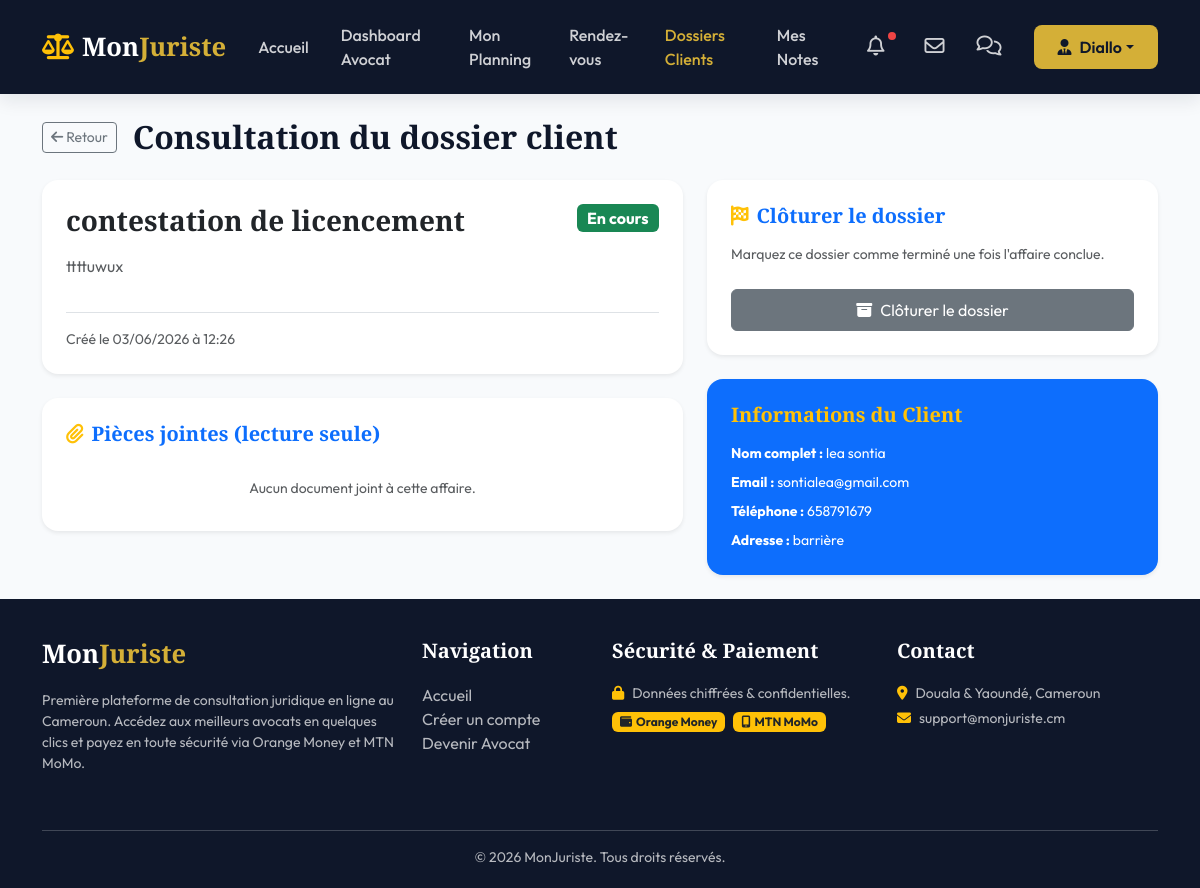
Page /avocat/dossiers/1/ (signed in) on the committed database.
### monjuriste/models.py (models this page shows, shortened)
class User(AbstractUser):
    ROLE_CHOICES = (
        ('CLIENT', 'Client'),
        ('AVOCAT', 'Avocat'),
        ('ADMIN', 'Administrateur'),
    )
    role = models.CharField(max_length=20, choices=ROLE_CHOICES, default='CLIENT')
    telephone = models.CharField(max_length=20, blank=True, null=True)
    photo = models.ImageField(upload_to='profiles/', blank=True, null=True)

class Dossier(models.Model):
    STATUT_CHOICES = (
        ('EN_ATTENTE', 'En attente'),
        ('ACCEPTE', 'En cours'),
        ('REJETE', 'Rejeté'),
        ('TERMINE', 'Terminé'),
    )
    client = models.ForeignKey(ClientProfile, on_delete=models.CASCADE, related_name='dossiers')
    avocat = models.ForeignKey(AvocatProfile, on_delete=models.CASCADE, related_name='dossiers')
    demande = models.OneToOneField(DemandeConsultation, on_delete=models.SET_NULL, null=True, blank=True, related_name='dossier')
    titre = models.CharField(max_length=200)
    description = models.TextField()
    statut = models.CharField(max_length=20, choices=STATUT_CHOICES, default='EN_ATTENTE')
    created_at = models.DateTimeField(auto_now_add=True)
    updated_at = models.DateTimeField(auto_now=True)
    class Meta:
        verbose_name = "Dossier"
        verbose_name_plural = "Dossiers"
        ordering = ['-created_at']

class ClientProfile(models.Model):
    user = models.OneToOneField(User, on_delete=models.CASCADE, related_name='client_profile')
    adresse = models.TextField(blank=True, null=True)
    class Meta:
        verbose_name = "Profil Client"
        verbose_name_plural = "Profils Clients"

### monjuriste/decorators.py (the view, shortened to what this page needs)
        @login_required
        def _wrapped_view(request, *args, **kwargs):
            if request.user.role in allowed_roles:
                if request.user.role == 'AVOCAT':
                    if hasattr(request.user, 'avocat_profile') and request.user.avocat_profile.is_approved:
                        return view_func(request, *args, **kwargs)
                    else:
                        raise PermissionDenied("Votre compte avocat est en cours de validation par un administrateur.")
                return view_func(request, *args, **kwargs)
            raise PermissionDenied("Vous n'avez pas l'autorisation d'accéder à cette page.")

### monjuriste/views.py (called while the page is built, shortened)
@login_required
@role_required('AVOCAT')
def avocat_dossier_detail(request, pk):
    avocat_profile = request.user.avocat_profile
    dossier = get_object_or_404(Dossier, pk=pk, avocat=avocat_profile)
    documents = dossier.documents.all()
    return render(request, 'avocat/dossier_detail.html', {
        'dossier': dossier,
        'documents': documents,
    })

### templates/avocat/dossier_detail.html (shortened to what this page needs)
{% extends 'base.html' %}
{% block content %}
<div class="container">
    <div class="d-flex align-items-center mb-4">
        <a href="{% url 'avocat_dossiers' %}" class="btn btn-sm btn-outline-secondary me-3"><i class="fa-solid fa-arrow-left"></i> Retour</a>
        <h2 class="font-serif mb-0">Consultation du dossier client</h2>
    </div>
    <div class="row g-4">
        <div class="col-lg-7">
            <div class="card border-0 shadow-sm p-4 bg-white mb-4" style="border-radius: 16px;">
                <div class="d-flex justify-content-between align-items-start mb-3">
                    <h3 class="font-serif text-navy mb-0">{{ dossier.titre }}</h3>
                    <span class="badge {% if dossier.statut == 'TERMINE' %}bg-secondary{% elif dossier.statut == 'ACCEPTE' %}bg-success{% elif dossier.statut == 'REJETE' %}bg-danger{% else %}bg-warning text-dark{% endif %} fs-6">
                        {{ dossier.get_statut_display }}
                    </span>
                </div>
                <p class="text-muted" style="line-height: 1.6;">{{ dossier.description|linebreaksbr }}</p>
                <div class="border-top pt-3 mt-3 small text-muted">
                    Créé le {{ dossier.created_at|date:"d/m/Y à H:i" }}
                </div>
            </div>
            <div class="card border-0 shadow-sm p-4 bg-white" style="border-radius: 16px;">
                <h5 class="font-serif text-primary mb-4"><i class="fa-solid fa-paperclip text-warning me-2"></i>Pièces jointes (lecture seule)</h5>
                <ul class="list-unstyled mb-0">
                    {% for doc in documents %}
                        <li class="d-flex justify-content-between align-items-center py-2 border-bottom small">
                            <div>
                                <i class="fa-regular fa-file-pdf text-danger me-2"></i>
                                <span class="fw-semibold text-navy">{{ doc.titre }}</span>
                                <span class="text-muted" style="font-size: 0.75rem;">(Ajouté le {{ doc.uploaded_at|date:"d/m/Y" }} par {{ doc.uploaded_by.get_full_name }})</span>
                            </div>
                            <a href="{{ doc.fichier.url }}" download class="btn btn-sm btn-link text-warning p-0 text-decoration-none fw-bold"><i class="fa-solid fa-download me-1"></i>Télécharger</a>
                        </li>
                    {% empty %}
                        <li class="text-muted py-2 small text-center">Aucun document joint à cette affaire.</li>
                    {% endfor %}
                </ul>
            </div>
        </div>
        <div class="col-lg-5">
            {% if dossier.statut == 'EN_ATTENTE' %}
            <div class="card border-0 shadow-sm p-4 bg-white mb-4" style="border-radius: 16px;">
                <h5 class="font-serif text-primary mb-3"><i class="fa-solid fa-circle-check text-warning me-2"></i>Validation du dossier</h5>
                <p class="small text-muted mb-4">Acceptez ou rejetez ce dossier. Vous ne pourrez pas modifier son contenu.</p>
                <form method="post" class="d-flex flex-column gap-2">
                    {% csrf_token %}
                    <input type="hidden" name="action" value="validate">
                    <button type="submit" name="decision" value="ACCEPTE" class="btn btn-success w-100 py-2">
                        <i class="fa-solid fa-check me-2"></i>Accepter le dossier
                    </button>
                    <button type="submit" name="decision" value="REJETE" class="btn btn-outline-danger w-100 py-2">
                        <i class="fa-solid fa-xmark me-2"></i>Rejeter le dossier
                    </button>
                </form>
            </div>
            {% elif dossier.statut == 'ACCEPTE' %}
            <div class="card border-0 shadow-sm p-4 bg-white mb-4" style="border-radius: 16px;">
                <h5 class="font-serif text-primary mb-3"><i class="fa-solid fa-flag-checkered text-warning me-2"></i>Clôturer le dossier</h5>
                <p class="small text-muted mb-4">Marquez ce dossier comme terminé une fois l'affaire conclue.</p>
                <form method="post">
                    <button type="submit" class="btn btn-secondary w-100 py-2"><i class="fa-solid fa-archive me-2"></i>Clôturer le dossier</button>
                </form>
            </div>
            {% endif %}
            <div class="card border-0 shadow-sm p-4 bg-primary text-white" style="border-radius: 16px;">
                <h5 class="font-serif text-warning mb-3">Informations du Client</h5>
                <ul class="list-unstyled mb-0 small">
                    <li class="mb-2"><strong>Nom complet :</strong> {{ dossier.client.user.get_full_name }}</li>
                    <li class="mb-2"><strong>Email :</strong> {{ dossier.client.user.email }}</li>
                    <li class="mb-2"><strong>Téléphone :</strong> {{ dossier.client.user.telephone }}</li>
                    <li><strong>Adresse :</strong> {{ dossier.client.adresse|default:"Non renseignée" }}</li>
                </ul>
            </div>
        </div>
    </div>
</div>
{% endblock %}

### templates/base.html (shortened to what this page needs)
<!DOCTYPE html>
<html lang="fr">
<head>
    <link href="https://cdn.jsdelivr.net/npm/bootstrap@5.3.2/dist/css/bootstrap.min.css" rel="stylesheet">
    <link href="https://cdnjs.cloudflare.com/ajax/libs/font-awesome/6.4.2/css/all.min.css" rel="stylesheet">
    {% load static %}
    <link rel="stylesheet" href="{% static 'css/style.css' %}">
</head>
<body>
    <nav class="navbar navbar-expand-lg navbar-dark navbar-custom sticky-top">
        <div class="container">
            <a class="navbar-brand font-serif" href="{% url 'visitor_index' %}">
                <i class="fa-solid fa-scale-balanced me-2 text-warning"></i>Mon<span>Juriste</span>
            </a>
            <div class="collapse navbar-collapse" id="navbarNav">
                <ul class="navbar-nav ms-auto align-items-center">
                    <li class="nav-item">
                        <a class="nav-link {% if request.resolver_match.url_name == 'visitor_index' %}active{% endif %}" href="{% url 'visitor_index' %}">Accueil</a>
                    </li>
                    {% if user.is_authenticated %}
                        {% if user.role == 'AVOCAT' %}
                            <li class="nav-item">
                                <a class="nav-link {% if 'avocat/dashboard' in request.path %}active{% endif %}" href="{% url 'avocat_dashboard' %}">Dashboard Avocat</a>
                            </li>
                            <li class="nav-item">
                                <a class="nav-link {% if 'avocat/planning' in request.path %}active{% endif %}" href="{% url 'avocat_planning' %}">Mon Planning</a>
                            </li>
                            <li class="nav-item">
                                <a class="nav-link {% if 'avocat/rendezvous' in request.path %}active{% endif %}" href="{% url 'avocat_rendezvous' %}">Rendez-vous</a>
                            </li>
                            <li class="nav-item">
                                <a class="nav-link {% if 'avocat/dossiers' in request.path %}active{% endif %}" href="{% url 'avocat_dossiers' %}">Dossiers Clients</a>
                            </li>
                            <li class="nav-item">
                                <a class="nav-link {% if 'avocat/avis' in request.path %}active{% endif %}" href="{% url 'avocat_notes' %}">Mes Notes</a>
                            </li>
                        {% endif %}
                        <li class="nav-item position-relative mx-2">
                            <a class="nav-link {% if 'notifications' in request.path %}active{% endif %}" href="{% url 'notifications_list' %}">
                                <i class="fa-regular fa-bell fs-5"></i>
                                {% if user.notifications.all %}
                                    <span class="notification-dot"></span>
                                {% endif %}
                            </a>
                        </li>
                        <li class="nav-item">
                            <a class="nav-link {% if 'emails' in request.path %}active{% endif %}" href="{% url 'emails_list' %}" title="Mes Emails reçus">
                                <i class="fa-regular fa-envelope fs-5"></i>
                            </a>
                        </li>
                        <li class="nav-item">
                            <a class="nav-link {% if 'messages' in request.path %}active{% endif %}" href="{% url 'conversation_list' %}" title="Mes Discussions">
                                <i class="fa-regular fa-comments fs-5"></i>
                            </a>
                        </li>
                        <li class="nav-item dropdown ms-3">
                            <a class="btn btn-gold dropdown-toggle d-flex align-items-center" href="#" role="button" data-bs-toggle="dropdown">
                                <i class="fa-solid fa-user-tie me-2"></i>{{ user.first_name|default:user.username }}
                            </a>
                        </li>
                    {% endif %}
                </ul>
            </div>
        </div>
    </nav>
    <main class="py-4">
        {% block content %}{% endblock %}
    </main>
    <footer>
        <div class="container">
            <div class="row">
                <div class="col-md-4 mb-4">
                    <h5 class="navbar-brand">Mon<span>Juriste</span></h5>
                    <p class="small">Première plateforme de consultation juridique en ligne au Cameroun. Accédez aux meilleurs avocats en quelques clics et payez en toute sécurité via Orange Money et MTN MoMo.</p>
                </div>
                <div class="col-md-2 mb-4">
                    <h5>Navigation</h5>
                    <ul class="list-unstyled">
                        <li><a href="{% url 'visitor_index' %}">Accueil</a></li>
                        <li><a href="{% url 'register' %}">Créer un compte</a></li>
                        <li><a href="{% url 'lawyer_register' %}">Devenir Avocat</a></li>
                    </ul>
                </div>
                <div class="col-md-3 mb-4">
                    <h5>Sécurité & Paiement</h5>
                    <p class="small mb-2"><i class="fa-solid fa-lock text-warning me-2"></i>Données chiffrées & confidentielles.</p>
                    <div class="d-flex gap-2">
                        <span class="badge bg-warning text-dark px-2 py-1"><i class="fa-solid fa-wallet me-1"></i>Orange Money</span>
                        <span class="badge bg-warning text-dark px-2 py-1"><i class="fa-solid fa-mobile-screen me-1"></i>MTN MoMo</span>
                    </div>
                </div>
                <div class="col-md-3 mb-4">
                    <h5>Contact</h5>
                    <p class="small mb-1"><i class="fa-solid fa-location-dot me-2 text-warning"></i>Douala & Yaoundé, Cameroun</p>
                    <p class="small mb-1"><i class="fa-solid fa-envelope me-2 text-warning"></i>support@monjuriste.cm</p>
                </div>
            </div>
            <hr class="bg-secondary">
            <div class="row mt-3 text-center">
                <div class="col-12">
                    <p class="small mb-0">&copy; 2026 MonJuriste. Tous droits réservés.</p>
                </div>
            </div>
        </div>
    </footer>
</body>
</html>

### static/css/style.css (style rules this page uses)
:root { --primary: #0F172A; --primary-light: #1E293B; --accent: #D4AF37; --accent-hover: #C5A028; --accent-light: #FCE8B2; --secondary: #475569; --success: #10B981; --warning: #F59E0B; --danger: #EF4444; --info: #3B82F6; --light-bg: #F8FAFC; --white: #FFFFFF; --glass-bg: rgba(255, 255, 255, 0.85); --glass-border: rgba(255, 255, 255, 0.4); --shadow-sm: 0 2px 4px rgba(15, 23, 42, 0.05); --shadow-md: 0 8px 16px rgba(15, 23, 42, 0.08); --shadow-lg: 0 16px 32px rgba(15, 23, 42, 0.12); --transition: all 0.3s cubic-bezier(0.4, 0, 0.2, 1); --font-serif: 'Playfair Display', Georgia, serif; --font-sans: 'Outfit', sans-serif; }
body { font-family: var(--font-sans); background-color: var(--light-bg); color: var(--primary); min-height: 100vh; display: flex; flex-direction: column; overflow-x: hidden; }
h1, h2, h3, h4, h5, h6 { font-weight: 700; }
.font-serif { font-family: var(--font-serif); }
.btn-gold { background-color: var(--accent); color: var(--primary); border: none; font-weight: 600; padding: 10px 24px; border-radius: 8px; transition: var(--transition); }
.navbar-custom { background-color: var(--primary); box-shadow: var(--shadow-md); padding: 15px 0; }
.navbar-brand { font-family: var(--font-serif); font-size: 1.6rem; font-weight: 700; color: var(--white) !important; }
.navbar-brand span { color: var(--accent); }
.nav-link { color: rgba(255, 255, 255, 0.8) !important; font-weight: 500; margin: 0 8px; transition: var(--transition); }
.nav-link:hover, .nav-link.active { color: var(--accent) !important; }
footer { background-color: var(--primary); color: rgba(255, 255, 255, 0.7); padding: 40px 0 20px 0; margin-top: auto; }
footer h5 { color: var(--white); font-family: var(--font-serif); margin-bottom: 20px; }
footer a { color: rgba(255, 255, 255, 0.7); text-decoration: none; transition: var(--transition); }
.notification-dot { position: absolute; top: 5px; right: 5px; width: 8px; height: 8px; background-color: var(--danger); border-radius: 50%; }

### rows in the picture
User: first_name "Diallo"
Dossier: titre "contestation de licencement", statut "En cours", description "ttttuwux", created_at "03/06/2026 à 12:26", client.user.get_full_name "lea sontia", client.user.email "sontialea@gmail.com", client.user.telephone "658791679", client.adresse "barrière"
